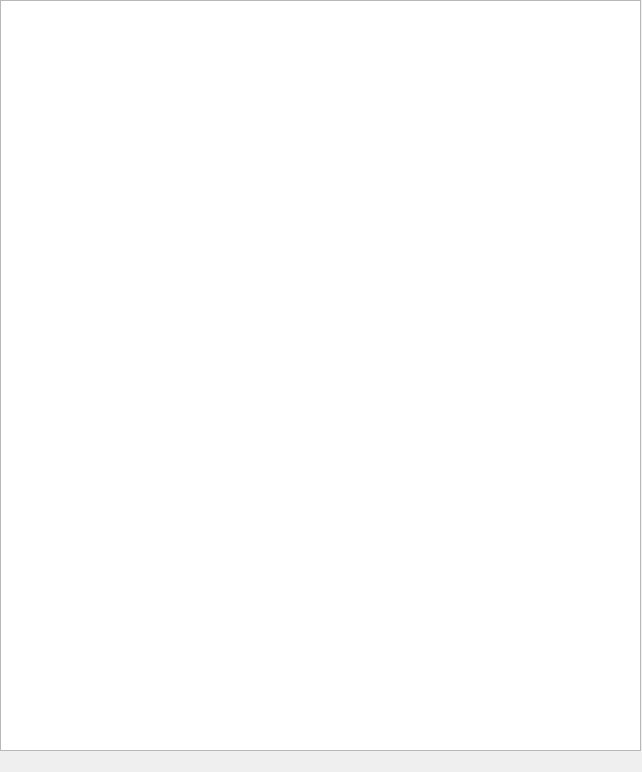
<?xml version="1.0" encoding="UTF-8"?>
<ui version="4.0">
 <class>Widget1</class>
 <widget class="QWidget" name="Widget1">
  <property name="geometry">
   <rect>
    <x>0</x>
    <y>0</y>
    <width>642</width>
    <height>772</height>
   </rect>
  </property>
  <property name="windowTitle">
   <string>Form</string>
  </property>
  <widget class="QTextEdit" name="textEdit">
   <property name="geometry">
    <rect>
     <x>0</x>
     <y>0</y>
     <width>641</width>
     <height>751</height>
    </rect>
   </property>
  </widget>
 </widget>
 <resources/>
 <connections/>
</ui>
